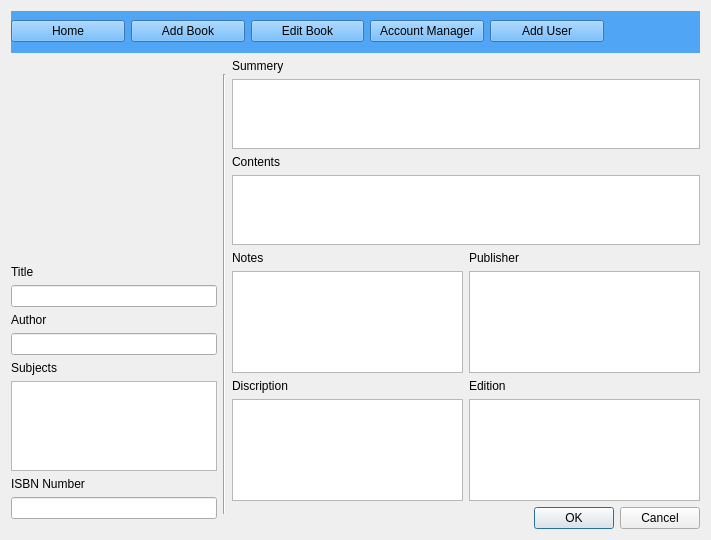
<?xml version="1.0" encoding="UTF-8"?>
<ui version="4.0">
 <class>AddBook</class>
 <widget class="QDialog" name="AddBook">
  <property name="geometry">
   <rect>
    <x>0</x>
    <y>0</y>
    <width>711</width>
    <height>540</height>
   </rect>
  </property>
  <property name="windowTitle">
   <string>Dialog</string>
  </property>
  <layout class="QVBoxLayout" name="verticalLayout">
   <item>
    <widget class="QWidget" name="widget" native="true">
     <property name="minimumSize">
      <size>
       <width>0</width>
       <height>42</height>
      </size>
     </property>
     <property name="styleSheet">
      <string notr="true">background-color: #50A6F4;</string>
     </property>
     <widget class="QWidget" name="layoutWidget">
      <property name="geometry">
       <rect>
        <x>0</x>
        <y>0</y>
        <width>693</width>
        <height>41</height>
       </rect>
      </property>
      <layout class="QHBoxLayout" name="horizontalLayout">
       <item>
        <widget class="QPushButton" name="homeButton">
         <property name="styleSheet">
          <string notr="true">border-width : 0px;
</string>
         </property>
         <property name="text">
          <string>Home</string>
         </property>
        </widget>
       </item>
       <item>
        <widget class="QPushButton" name="addBookButton">
         <property name="styleSheet">
          <string notr="true">border-width : 0px;</string>
         </property>
         <property name="text">
          <string>Add Book</string>
         </property>
        </widget>
       </item>
       <item>
        <widget class="QPushButton" name="editBookButton">
         <property name="styleSheet">
          <string notr="true">border-width : 0px;</string>
         </property>
         <property name="text">
          <string>Edit Book</string>
         </property>
        </widget>
       </item>
       <item>
        <widget class="QPushButton" name="accountManagerButton">
         <property name="styleSheet">
          <string notr="true">border-width : 0px;</string>
         </property>
         <property name="text">
          <string>Account Manager</string>
         </property>
        </widget>
       </item>
       <item>
        <widget class="QPushButton" name="addUserButton">
         <property name="styleSheet">
          <string notr="true">border-width : 0px;</string>
         </property>
         <property name="text">
          <string>Add User</string>
         </property>
        </widget>
       </item>
       <item>
        <spacer name="horizontalSpacer">
         <property name="orientation">
          <enum>Qt::Horizontal</enum>
         </property>
         <property name="sizeType">
          <enum>QSizePolicy::Maximum</enum>
         </property>
         <property name="sizeHint" stdset="0">
          <size>
           <width>100</width>
           <height>20</height>
          </size>
         </property>
        </spacer>
       </item>
      </layout>
     </widget>
    </widget>
   </item>
   <item>
    <layout class="QHBoxLayout" name="horizontalLayout_2">
     <item>
      <layout class="QVBoxLayout" name="verticalLayout_2">
       <item>
        <widget class="QLabel" name="bookImage">
         <property name="minimumSize">
          <size>
           <width>20</width>
           <height>200</height>
          </size>
         </property>
         <property name="maximumSize">
          <size>
           <width>200</width>
           <height>200</height>
          </size>
         </property>
         <property name="baseSize">
          <size>
           <width>0</width>
           <height>0</height>
          </size>
         </property>
         <property name="text">
          <string/>
         </property>
         <property name="pixmap">
          <pixmap>Icons/add-image.png</pixmap>
         </property>
         <property name="scaledContents">
          <bool>true</bool>
         </property>
        </widget>
       </item>
       <item>
        <widget class="QLabel" name="titleLabel">
         <property name="text">
          <string>Title</string>
         </property>
        </widget>
       </item>
       <item>
        <widget class="QLineEdit" name="titleLineEdit"/>
       </item>
       <item>
        <widget class="QLabel" name="authorLabel">
         <property name="text">
          <string>Author</string>
         </property>
        </widget>
       </item>
       <item>
        <widget class="QLineEdit" name="authorLineEdit"/>
       </item>
       <item>
        <widget class="QLabel" name="subjectsLabel">
         <property name="text">
          <string>Subjects</string>
         </property>
        </widget>
       </item>
       <item>
        <widget class="QTextEdit" name="subjectsTextEdit"/>
       </item>
       <item>
        <widget class="QLabel" name="ISBNnumberLabel">
         <property name="text">
          <string>ISBN Number</string>
         </property>
        </widget>
       </item>
       <item>
        <widget class="QLineEdit" name="ISBNnumberLineEdit"/>
       </item>
       <item>
        <spacer name="verticalSpacer_2">
         <property name="orientation">
          <enum>Qt::Vertical</enum>
         </property>
         <property name="sizeType">
          <enum>QSizePolicy::MinimumExpanding</enum>
         </property>
         <property name="sizeHint" stdset="0">
          <size>
           <width>20</width>
           <height>10</height>
          </size>
         </property>
        </spacer>
       </item>
      </layout>
     </item>
     <item>
      <layout class="QVBoxLayout" name="verticalLayout_7">
       <item>
        <spacer name="verticalSpacer_3">
         <property name="orientation">
          <enum>Qt::Vertical</enum>
         </property>
         <property name="sizeType">
          <enum>QSizePolicy::Maximum</enum>
         </property>
         <property name="sizeHint" stdset="0">
          <size>
           <width>1</width>
           <height>15</height>
          </size>
         </property>
        </spacer>
       </item>
       <item>
        <widget class="Line" name="line">
         <property name="orientation">
          <enum>Qt::Vertical</enum>
         </property>
        </widget>
       </item>
       <item>
        <spacer name="verticalSpacer">
         <property name="orientation">
          <enum>Qt::Vertical</enum>
         </property>
         <property name="sizeType">
          <enum>QSizePolicy::Maximum</enum>
         </property>
         <property name="sizeHint" stdset="0">
          <size>
           <width>1</width>
           <height>15</height>
          </size>
         </property>
        </spacer>
       </item>
      </layout>
     </item>
     <item>
      <layout class="QVBoxLayout" name="verticalLayout_3">
       <item>
        <widget class="QLabel" name="SummeryLabel">
         <property name="text">
          <string>Summery</string>
         </property>
        </widget>
       </item>
       <item>
        <widget class="QTextEdit" name="summeryTextEdit"/>
       </item>
       <item>
        <widget class="QLabel" name="contentsLabel">
         <property name="text">
          <string>Contents</string>
         </property>
        </widget>
       </item>
       <item>
        <widget class="QTextEdit" name="contentsTextEdit"/>
       </item>
       <item>
        <layout class="QHBoxLayout" name="horizontalLayout_3">
         <item>
          <layout class="QVBoxLayout" name="verticalLayout_5">
           <item>
            <widget class="QLabel" name="notesLabel">
             <property name="text">
              <string>Notes</string>
             </property>
            </widget>
           </item>
           <item>
            <widget class="QTextEdit" name="notesTextBrowser"/>
           </item>
           <item>
            <widget class="QLabel" name="discriptionLabel">
             <property name="text">
              <string>Discription</string>
             </property>
            </widget>
           </item>
           <item>
            <widget class="QTextEdit" name="textEdit"/>
           </item>
          </layout>
         </item>
         <item>
          <layout class="QVBoxLayout" name="verticalLayout_4">
           <item>
            <widget class="QLabel" name="publisherLabel">
             <property name="text">
              <string>Publisher</string>
             </property>
            </widget>
           </item>
           <item>
            <widget class="QTextEdit" name="textEdit_3"/>
           </item>
           <item>
            <widget class="QLabel" name="editionLabel">
             <property name="text">
              <string>Edition</string>
             </property>
            </widget>
           </item>
           <item>
            <widget class="QTextEdit" name="textEdit_2"/>
           </item>
          </layout>
         </item>
        </layout>
       </item>
       <item>
        <widget class="QDialogButtonBox" name="buttonBox">
         <property name="styleSheet">
          <string notr="true">border-width : 0px;</string>
         </property>
         <property name="orientation">
          <enum>Qt::Horizontal</enum>
         </property>
         <property name="standardButtons">
          <set>QDialogButtonBox::Cancel|QDialogButtonBox::Ok</set>
         </property>
        </widget>
       </item>
      </layout>
     </item>
    </layout>
   </item>
  </layout>
 </widget>
 <resources/>
 <connections>
  <connection>
   <sender>buttonBox</sender>
   <signal>accepted()</signal>
   <receiver>AddBook</receiver>
   <slot>accept()</slot>
   <hints>
    <hint type="sourcelabel">
     <x>248</x>
     <y>254</y>
    </hint>
    <hint type="destinationlabel">
     <x>157</x>
     <y>274</y>
    </hint>
   </hints>
  </connection>
  <connection>
   <sender>buttonBox</sender>
   <signal>rejected()</signal>
   <receiver>AddBook</receiver>
   <slot>reject()</slot>
   <hints>
    <hint type="sourcelabel">
     <x>316</x>
     <y>260</y>
    </hint>
    <hint type="destinationlabel">
     <x>286</x>
     <y>274</y>
    </hint>
   </hints>
  </connection>
 </connections>
</ui>
